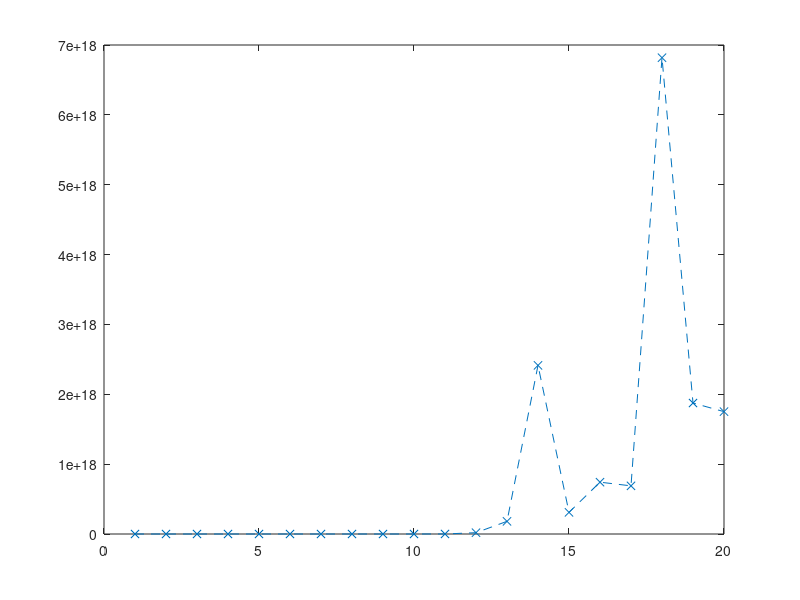

Here is the MATLAB script that generated this plot:
% Risolviamo il sistema A1 x = b
A1 = [1 1; 1000 1001];
b = [2; 2001];
x1 = A1\b;

% Perturbiamo il primo coefficiente di A1
A2 = A1;
A2(1,1) = A2(1,1) + 0.01;
x2 = A2\b;

% Valutiamo quanto si discostano tra loro le due soluzioni
norm(x1 - x2, 'inf');

% Calcoliamo l'indice di condizionamento di N sistemi che abbiano come
% matrice dei coefficienti la matrice di Hilbert
N = 20;
K = [];
for order = 1:N
    A = hilb(order);
    K(order) = norm(A)*norm(inv(A));
end
plot(K, 'x--');

% Visualizziamo le matrici di Hilbert
n_rows = 5;
n_cols = N / n_rows;


